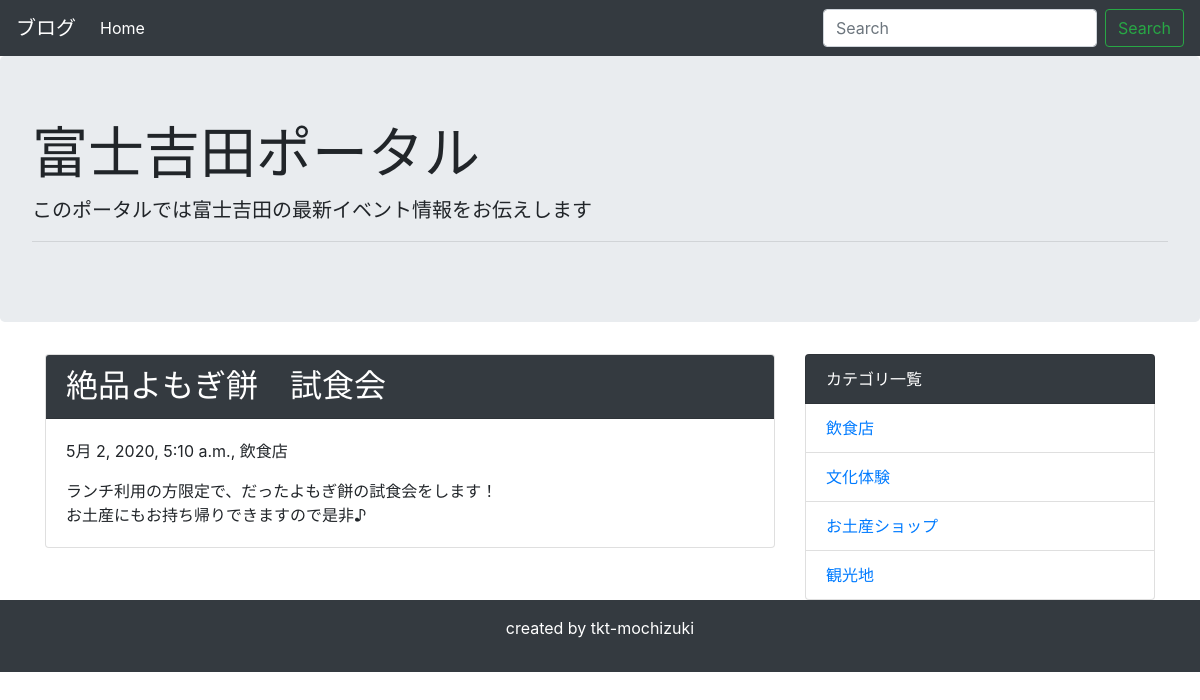
Page /detail/1/ on the committed database.
### blog/models.py (models this page shows, shortened)
class Post(models.Model):
    title = models.CharField('タイトル', max_length=100)
    text = models.TextField('本文')
    image=models.ImageField(upload_to='images',blank=True,null=True)
    created_at = models.DateTimeField('作成日',default=timezone.now)
    category = models.ForeignKey(
        Category, verbose_name = 'カテゴリ', on_delete = models.PROTECT
    )

class Category(models.Model):
    name = models.CharField('カテゴリー名', max_length=200)
    created_at = models.DateTimeField('作成日',default=timezone.now)
    def __str__(self):
        return self.name

### blog/views.py (the view)
# urls.py: path('detail/<int:pk>/', views.DetailView.as_view(), name='detail'),
class DetailView(generic.DetailView):
    template_name = 'blog/post_detail.html'
    model = Post

### blog/context_processors.py (called while the page is built)
def common(request):
    context = {
        'category_list':Category.objects.all(),
    }
    return context

### blog/templates/blog/post_detail.html (shortened to what this page needs)
{% extends 'blog/base.html' %}
{% block content %}
<div class="card mb-3">
    <h2 class="card-header bg-dark text-white">{{ post.title }}</h2>
    <div class="card-body">
      <p>{{ post.created_at }}, {{ post.category }}</p>
      {{ post.text | linebreaksbr | urlize }}
    </div>
</div>
{% endblock %}

### blog/templates/blog/base.html (shortened to what this page needs)
<!doctype html>
<html lang="ja">
  <head>
    <link rel="stylesheet" href="https://stackpath.bootstrapcdn.com/bootstrap/4.4.1/css/bootstrap.min.css">
  </head>
  <body>
    <nav class="navbar navbar-expand-lg navbar-dark bg-dark">
      <a class="navbar-brand" href="#">ブログ</a>
      <div class="collapse navbar-collapse" id="navbarSupportedContent">
        <ul class="navbar-nav mr-auto">
          <li class="nav-item active">
            <a class="nav-link" href="{% url 'blog:index' %}">Home</a>
          </li>
        </ul>
        <form class="form-inline my-2 my-lg-0" method="GET" action="{% url 'blog:index' %}">
          <input class="form-control mr-sm-2" type="text" placeholder="Search" aria-label="Search" name="keyword">
          <button class="btn btn-outline-success my-2 my-sm-0" type="submit">Search</button>
        </form>
      </div>
    </nav>
    <div class="jumbotron">
      <h1 class="display-4">富士吉田ポータル</h1>
      <p class="lead">このポータルでは富士吉田の最新イベント情報をお伝えします</p>
      <hr class="my-2">
    </div>
    <div class="container">
      <div class="row">
          <div class="col-md-8">
              {% block content %}
              {% endblock %}
          </div>
          <div class="col-md-4">
              <ul class="list-group">
                  <li class="list-group-item bg-dark text-white">カテゴリ一覧</li>
                  {% for category in category_list %}
                  <li class="list-group-item"><a href="{% url 'blog:category' category.pk %}">{{ category }}</a></li>
                  {% endfor %}
              </ul>
          </div>
      </div>
    </div>
    <footer class="bg-dark text-white text-center py-3">
        <p>created by tkt-mochizuki</p>
    </footer>
  </body>
</html>

### rows in the picture
Post: title "絶品よもぎ餅 試食会", created_at "5月 2, 2020, 5:10 a.m.", category "飲食店", text "ランチ利用の方限定で、だったよもぎ餅の試食会をします！ お土産にもお持ち帰りできますので是非♪"
Category: name "飲食店"
Category: name "文化体験"
Category: name "お土産ショップ"
Category: name "観光地"
